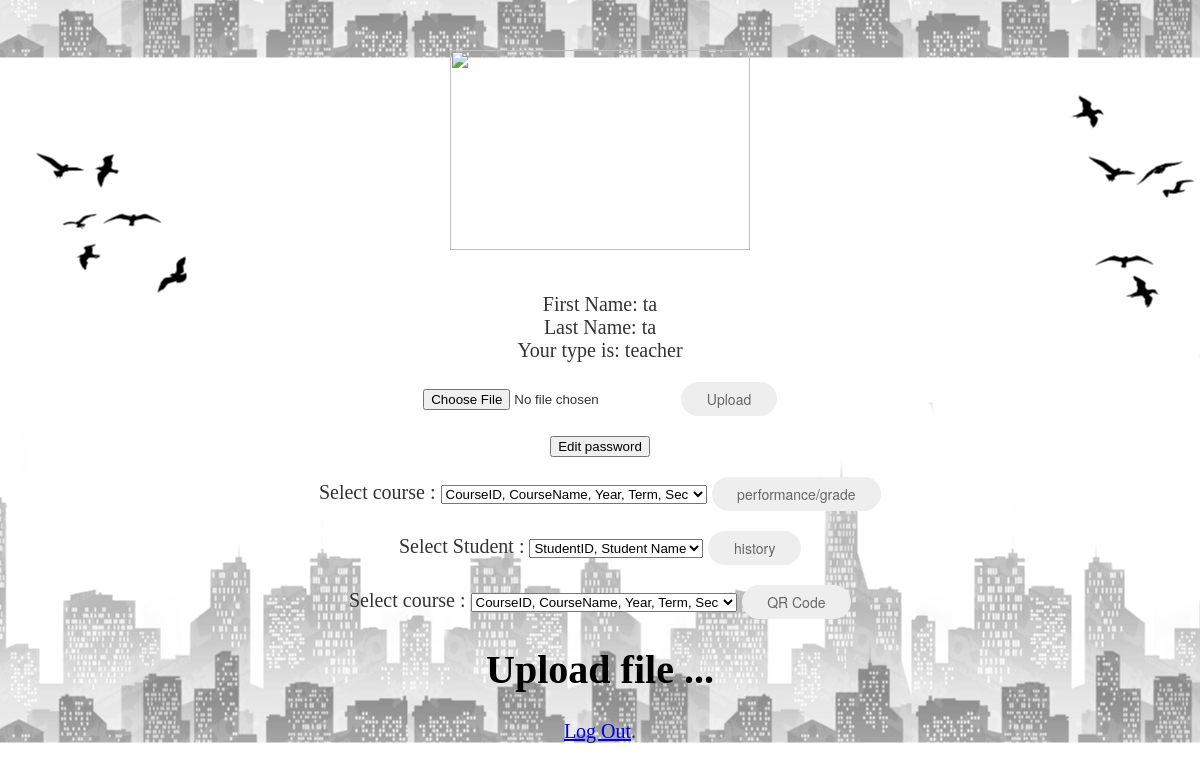
/web/teacherHomepage.php (signed in), run on the app's committed database.
### tables this page shows
CREATE TABLE `user` (
  `id` int(11) NOT NULL,
  `username` varchar(20) NOT NULL,
  `password` varchar(20) NOT NULL,
  `firstname` varchar(15) NOT NULL,
  `lastname` varchar(15) NOT NULL,
  `type` varchar(20) NOT NULL,
  `imageID` int(11) NOT NULL
);

### web/teacherHomepage.php (the view, shortened to what this page needs)
<?php
$username = $_COOKIE['username'];
$result = mysql_query("select * from user where user.username='$username' ") or die("Fail ".mysql_error());
$row = mysql_fetch_array($result);
if($row['username'] == $username ){	?>
<p><img src="get.php?id=<?php echo($row['imageID'])?>" width="300" height="200" /></p>
	<p><br />
	  <?php	echo("First Name: ".$row['firstname']."<br>"."Last Name: ".$row['lastname']."<br>"."Your type is: ".$row['type']);
}else{
	echo("fail");
}
?>
</p>
<link rel="stylesheet" href="css/buttons.css">
<link rel="stylesheet" media="screen" href="cssTeacher.css">
<form action="upload.php" method="POST" enctype='multipart/form-data'>
  <p>
    <input type="file" name='image' />
    <input type="submit" class="button button-pill button-flat" value="Upload"/>
  </p>
</form>
<form action="edit_password_page.php" method="post"><input type="submit" o value="Edit password"></form>
<Form action="performance_grade_page.php" method="post">
  <p>
    <label>Select course :</label>
    <select name="course">
      <option>CourseID, CourseName, Year, Term, Sec</option>
    </select>
    <input type="submit" class="button button-pill button-flat" value="performance/grade">
  </p>
</Form>
<Form action="history_student.php" method="post">
  <p>
    <label>Select Student :</label>
    <select name="student">
      <option>StudentID, Student Name</option>
    </select>
    <input type="submit"  class="button button-pill button-flat" value="history">
  </p>
</Form>
<Form action="teacherGenCode.php" method="post">
  <p>
    <label>Select course :</label>
    <select name="course">
      <option>CourseID, CourseName, Year, Term, Sec</option>
    </select>
    <input type="submit" class="button button-pill button-flat" value="QR Code">
  </p>
</Form>
<div class="content">
                <div class="header-text btn">
                  <h1 style="color:#000;"><span id="head-title"></span></h1>
                </div>
</div>
<?php
echo '<a href="login.html">Log Out</a>.';
?>

### web/css/buttons.css (style rules this page uses)
.button { -moz-box-shadow: inset 0px 1px 0px rgba(255, 255, 255, 0.5), 0px 1px 2px rgba(0, 0, 0, 0.15); -webkit-box-shadow: inset 0px 1px 0px rgba(255, 255, 255, 0.5), 0px 1px 2px rgba(0, 0, 0, 0.15); box-shadow: inset 0px 1px 0px rgba(255, 255, 255, 0.5), 0px 1px 2px rgba(0, 0, 0, 0.15); background-color: #EEE; background: -webkit-gradient(linear, 50% 0%, 50% 100%, color-stop(0%, #fbfbfb), color-stop(100%, #e1e1e1)); background: -moz-linear-gradient(top, #fbfbfb, #e1e1e1); background: -webkit-linear-gradient(top, #fbfbfb, #e1e1e1); background: linear-gradient(to bottom, #fbfbfb, #e1e1e1); display: inline-block; vertical-align: middle; *vertical-align: auto; *zoom: 1; *display: inline; border: 1px solid #d4d4d4; height: 32px; line-height: 30px; padding: 0px 25.6px; font-weight: 300; font-size: 14px; font-family: "Helvetica Neue Light", "Helvetica Neue", "Helvetica", "Arial", "Lucida Grande", sans-serif; color: #666; text-shadow: 0 1px 1px white; margin: 0; text-decoration: none; text-align: center; }
input.button, button.button { height: 34px; cursor: pointer; -webkit-appearance: none; }
.button-flat { -moz-box-shadow: none; -webkit-box-shadow: none; box-shadow: none; -moz-transition-property: background; -o-transition-property: background; -webkit-transition-property: background; transition-property: background; -moz-transition-duration: 0.3s; -o-transition-duration: 0.3s; -webkit-transition-duration: 0.3s; transition-duration: 0.3s; background: #EEE; border: none; text-shadow: none; }
.button-pill { -moz-border-radius: 50px; -webkit-border-radius: 50px; border-radius: 50px; }

### data on the page
user: firstname "ta", lastname "ta", type "teacher"
